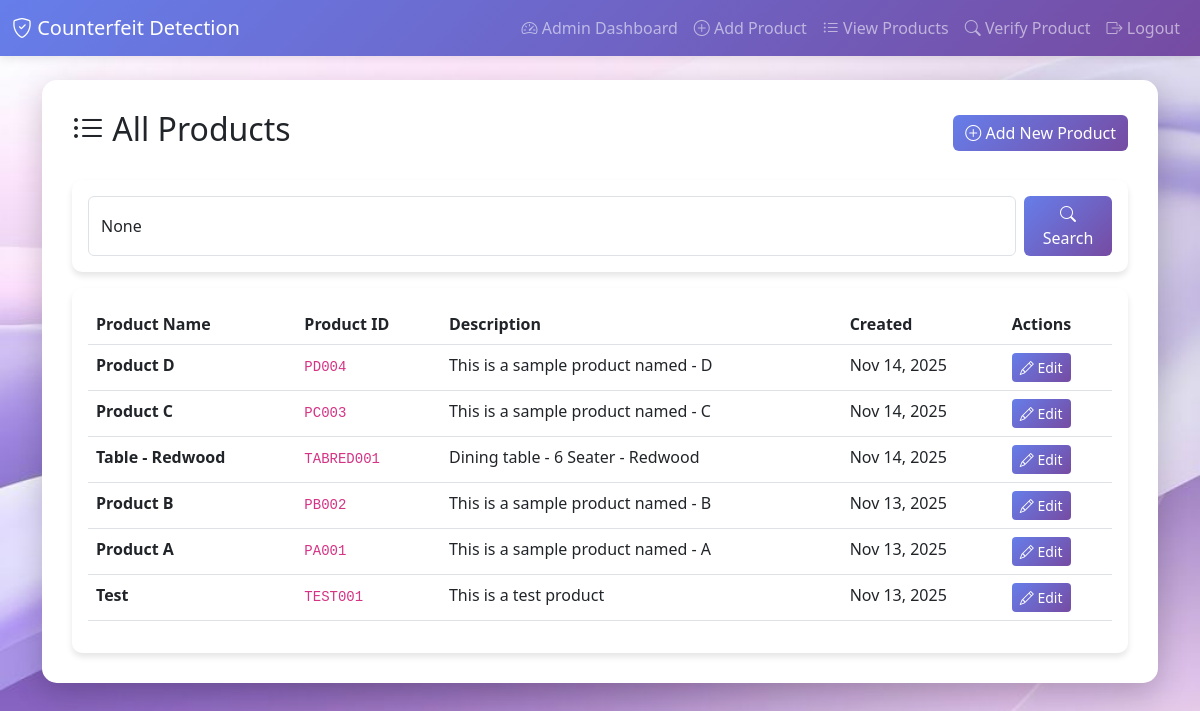
Screenshot of /view-products/ (signed in) with the database file from the repository.
### counterfeit/models.py (models this page shows, shortened)
class Product(models.Model):
    name = models.CharField(max_length=200, help_text="Product name")
    product_id = models.CharField(
        max_length=100,
        unique=True,
        validators=[MinLengthValidator(3)],
        help_text="Unique product identification code"
    )
    description = models.TextField(help_text="Product description")
    created_at = models.DateTimeField(auto_now_add=True)
    updated_at = models.DateTimeField(auto_now=True)
    class Meta:
        ordering = ['-created_at']
        verbose_name = "Product"
        verbose_name_plural = "Products"

### counterfeit/views.py (the view)
# urls.py: path('view-products/', views.view_products, name='view_products'),
@login_required
@user_passes_test(is_admin)
def view_products(request):
    products = Product.objects.all()
    query = request.GET.get('q')
    if query:
        products = products.filter(
            Q(name__icontains=query) |
            Q(product_id__icontains=query) |
            Q(description__icontains=query)
        )
    return render(request, 'counterfeit/view_products.html', {'products': products, 'query': query})

### counterfeit/views.py (called while the page is built)
def is_admin(user):
    return user.is_staff or user.is_superuser

### counterfeit/templates/counterfeit/view_products.html (shortened to what this page needs)
{% extends 'counterfeit/base.html' %}
{% block content %}
<div class="d-flex justify-content-between align-items-center mb-4">
    <h2><i class="bi bi-list-ul"></i> All Products</h2>
    <a href="{% url 'add_product' %}" class="btn btn-primary">
        <i class="bi bi-plus-circle"></i> Add New Product
    </a>
</div>
<div class="card mb-3">
    <div class="card-body">
        <form method="get" class="d-flex">
            <input type="text" class="form-control me-2" name="q" value="{{ query }}"
                placeholder="Search by name, ID, or description...">
            <button type="submit" class="btn btn-primary">
                <i class="bi bi-search"></i> Search
            </button>
        </form>
    </div>
</div>
{% if products %}
<div class="card">
    <div class="card-body">
        <div class="table-responsive">
            <table class="table table-hover">
                <thead>
                    <tr>
                        <th>Product Name</th>
                        <th>Product ID</th>
                        <th>Description</th>
                        <th>Created</th>
                        <th>Actions</th>
                    </tr>
                </thead>
                <tbody>
                    {% for product in products %}
                    <tr>
                        <td><strong>{{ product.name }}</strong></td>
                        <td><code>{{ product.product_id }}</code></td>
                        <td>{{ product.description|truncatewords:20 }}</td>
                        <td>{{ product.created_at|date:"M d, Y" }}</td>
                        <td>
                            <a href="{% url 'update_product' product.pk %}" class="btn btn-sm btn-primary">
                                <i class="bi bi-pencil"></i> Edit
                            </a>
                        </td>
                    </tr>
                    {% endfor %}
                </tbody>
            </table>
        </div>
    </div>
</div>
{% endif %}
{% endblock %}

### rows the page displays
Product: name "Product D", product_id "PD004", description "This is a sample product named - D", created_at "Nov 14, 2025"
Product: name "Product C", product_id "PC003", description "This is a sample product named - C", created_at "Nov 14, 2025"
Product: name "Table - Redwood", product_id "TABRED001", description "Dining table - 6 Seater - Redwood", created_at "Nov 14, 2025"
Product: name "Product B", product_id "PB002", description "This is a sample product named - B", created_at "Nov 13, 2025"
Product: name "Product A", product_id "PA001", description "This is a sample product named - A", created_at "Nov 13, 2025"
Product: name "Test", product_id "TEST001", description "This is a test product", created_at "Nov 13, 2025"
